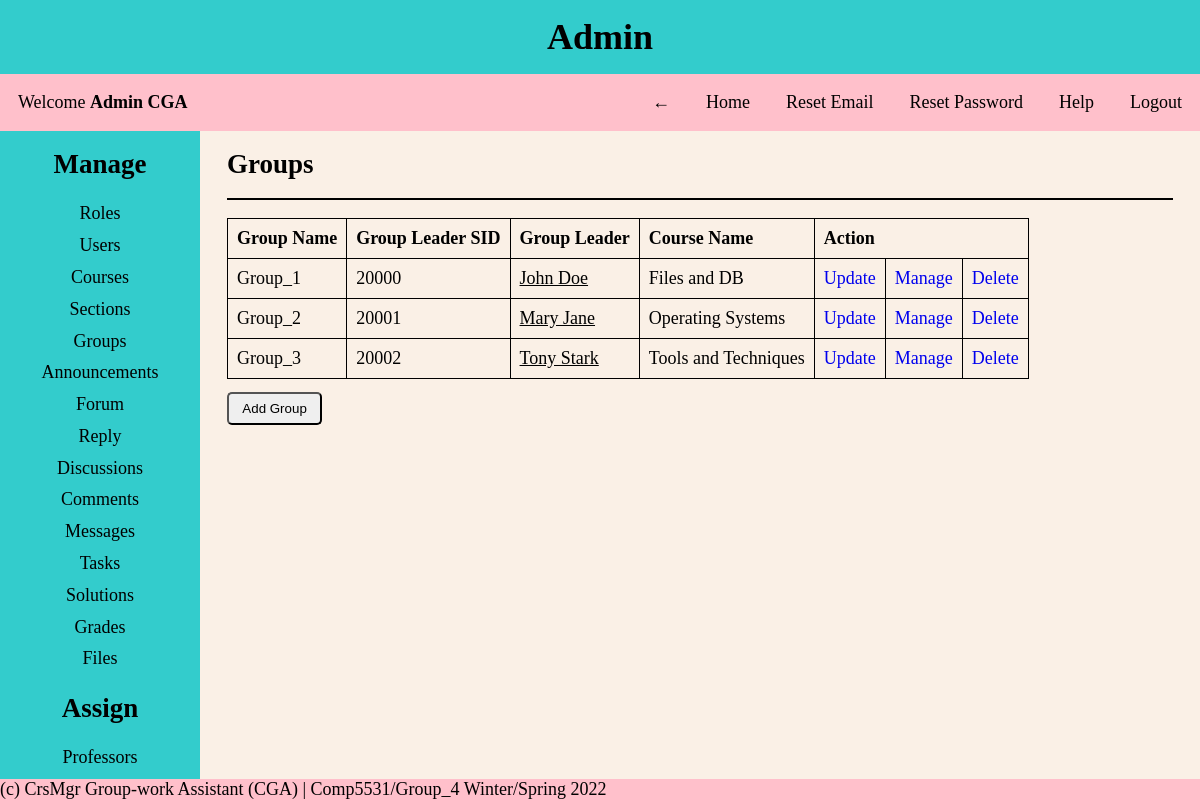
The page /pages/admin.php?page=groups (signed in) on the database as committed earlier.
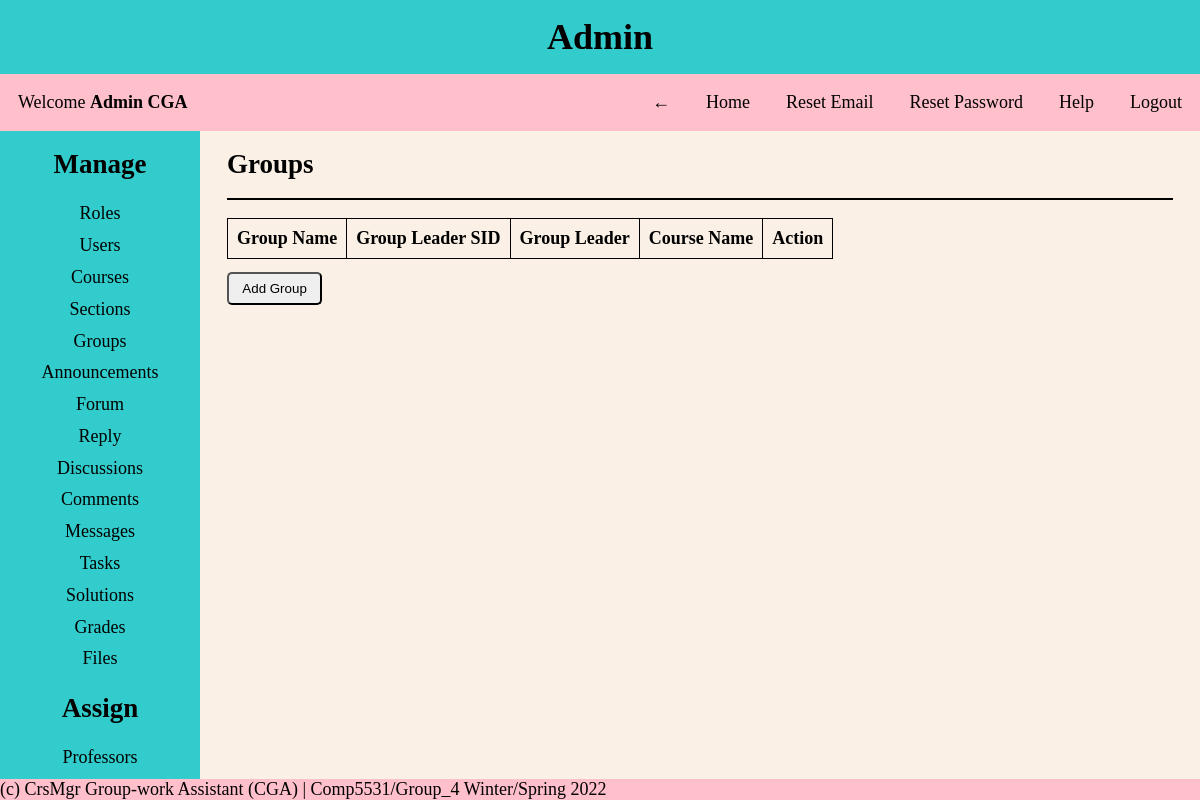
The same page on the database as committed later.
### tables this page shows
CREATE TABLE Student_Groups
(
  group_id INT NOT NULL AUTO_INCREMENT PRIMARY KEY,
  group_name VARCHAR(30) NOT NULL,
  group_leader_sid INT NOT NULL
);

CREATE TABLE Users
(
  user_id INT NOT NULL AUTO_INCREMENT PRIMARY KEY,
  first_name VARCHAR(30) NOT NULL,
  last_name VARCHAR(30) NOT NULL,
  dob DATE NOT NULL,
  email VARCHAR(30) NOT NULL UNIQUE,
  username VARCHAR(30) NOT NULL UNIQUE,
  password VARCHAR(30) NOT NULL,
  created_on DATETIME DEFAULT CURRENT_TIMESTAMP,
  first_login TINYINT NOT NULL,
  role_id INT NOT NULL,
  FOREIGN KEY (role_id) REFERENCES Roles(role_id)
);

CREATE TABLE Course
(
  course_id INT NOT NULL AUTO_INCREMENT PRIMARY KEY,
  course_name VARCHAR(30) NOT NULL UNIQUE,
  course_number INT NOT NULL UNIQUE
);

### helper/functions.php (called while the page is built, shortened)
<?php
function isAdmin()
{
    if (isset($_SESSION['role_id']) && $_SESSION['role_id'] == 1) {
        return true;
    }
    return false;
}
function isStudent()
{
    return false;
}

### CRUD/groups.php (the view, shortened to what this page needs)
<div class="content-body">
    <?php
    if (isAdmin()) {
        $query = "SELECT g.*, s.*, u.*, c.* FROM student_groups as g
        JOIN student as s ON g.group_leader_sid = s.student_id
        JOIN users as u ON s.user_id = u.user_id
        LEFT JOIN group_of_course as gc ON gc.group_id = g.group_id
        LEFT JOIN course as c ON c.course_id = gc.course_id
        ORDER BY g.group_id ASC";
    }
    $results = mysqli_query($conn, $query);
    ?>
    <h2>Groups</h2>
    <hr>
    <table>
        <thead>
            <tr>
                <th>Group Name</th>
                <th>Group Leader SID</th>
                <th>Group Leader</th>
                <th>Course Name</th>
                <?php !isStudent() ? print '<th colspan="3">Action</th>' : ''; ?>
            </tr>
        </thead>
        <tbody>
            <?php
            foreach ($results as $groups) {
                $group_id = $groups['group_id'];
                $group_name = $groups['group_name'];
                $group_leader_sid = $groups['group_leader_sid'];
                $group_leader_name = $groups['first_name'] . " " . $groups['last_name'];
                $course_id = $groups['course_id'];
                $course_name = $groups['course_name'];
            ?>
                <tr>
                    <td><?= $group_name ?></td>
                    <td><?= $group_leader_sid ?></td>
                    <td><u><?= $group_leader_name ?></u></td>
                    <td><?= $course_name ?></td>
                    <?php if (!isStudent()) {
                        echo '<td><a href="?page=groups&update_view=true&update_id=' . $group_id . '&course_id=' . $course_id . '">Update</a></td>';
                        echo '<td><a href="?page=assign-group&group_id=' . $group_id . '&course_id=' . $course_id . '">Manage</a></td>';
                        echo "<td><a href='?page=groups&delete_id=" . $group_id . "' onclick='return confirm(&quot;Are you sure you want to delete?&quot;)'>Delete</a></td>";
                    } ?>
                </tr>
            <?php } ?>
        </tbody>
    </table>
    <?php if (!isStudent()) { ?>
        <a href="?page=groups&add_view=true">
            <button>Add Group</button>
        </a>
    <?php } ?>
</div>

Rows that differ between the two databases and show on the page:
removed student_groups: group_name "Group_1", group_leader_sid "20000", users.first_name+last_name "John Doe", course.course_name "Files and DB"
removed student_groups: group_name "Group_2", group_leader_sid "20001", users.first_name+last_name "Mary Jane", course.course_name "Operating Systems"
removed student_groups: group_name "Group_3", group_leader_sid "20002", users.first_name+last_name "Tony Stark", course.course_name "Tools and Techniques"
